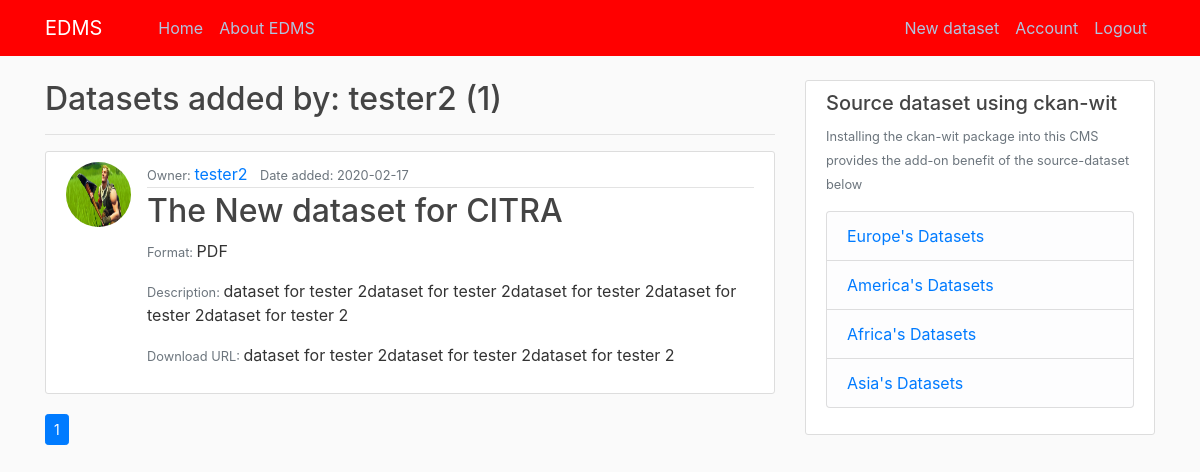
Page /user/tester2 (signed in) on the committed database.
### edms/models.py (models this page shows, shortened)
class User(db.Model, UserMixin):
    id = db.Column(db.Integer, primary_key=True)
    username = db.Column(db.String(50), unique=True, nullable=False)
    email = db.Column(db.String(120), unique=True, nullable=False)
    user_avatar = db.Column(db.String(30), nullable=False, default='default.jpg')
    password = db.Column(db.String(70), nullable=False)
    datasets = db.relationship('Dataset', backref='owner', lazy=True)

class Dataset(db.Model):
    id = db.Column(db.Integer, primary_key=True)
    name_or_title = db.Column(db.String(120), nullable=False)
    distribution_license = db.Column(db.String(30), nullable=False)
    format = db.Column(db.String(30), nullable=False)
    description = db.Column(db.Text, nullable=False)
    download_url = db.Column(db.Text, nullable=False)
    date_added = db.Column(db.DateTime, nullable=False, default=datetime.utcnow)
    user_id = db.Column(db.Integer, db.ForeignKey('user.id'), nullable=False)

### edms/users/routes.py (the view)
@users.route('/user/<string:username>')
def user_datasets(username):
    page = request.args.get('page', 1, type=int)
    user = User.query.filter_by(username=username).first_or_404()
    datasets = Dataset.query.filter_by(owner=user)\
        .order_by(Dataset.date_added.desc())\
        .paginate(page=page, per_page=1)
    return render_template('pages/user_datasets.html', datasets=datasets, user=user)

### edms/models.py (called while the page is built)
@login_manager.user_loader
def load_user(user_id):
    return User.query.get(int(user_id))

### edms/templates/pages/user_datasets.html
{% extends 'base.html' %}
{% block content %}
    <h2 class="mb-3">Datasets added by: {{ user.username }} ({{ datasets.total }}) </h2>
    <hr>
    {% for dataset in datasets.items %}
        <article class="media content-section">
            <img src="{{ url_for('static', filename='img/'+ dataset.owner.user_avatar) }}" alt="" class="rounded-circle article-img">
          <div class="media-body">
            <div class="article-metadata">
                <small class="text-muted"> Owner: </small>
                <a class="mr-2" href="{{url_for('users.user_datasets', username=dataset.owner.username)}}"> {{ dataset.owner.username }}</a>
                <small class="text-muted">Date added: {{ dataset.date_added.strftime('%Y-%m-%d') }}</small>
            </div>
            <h2><a class="article-title" href="{{ url_for('datasets.dataset_details', dataset_id=dataset.id) }}">{{ dataset.name_or_title }}</a></h2>
              <p class="article-content"><small class="text-muted">Format: </small> {{ dataset.format }}</p>
              <p class="article-content"><small class="text-muted">Description: </small> {{ dataset.description }}</p>
              <p class="article-content"><small class="text-muted">Download URL: </small> {{ dataset.download_url }}</p>
          </div>
        </article>
    {% endfor %}
    {% for page_number in datasets.iter_pages(left_edge=1, right_edge=1, left_current=1, right_current=2) %}
        {% if page_number %}
            {% if datasets.page == page_number %}
                <a href="{{ url_for('users.user_datasets', username=user.username, page=page_number) }}"
                   class="btn btn-primary btn-sm mb-4">{{ page_number }}</a>
            {% else %}
                <a href="{{ url_for('users.user_datasets', username=user.username, page=page_number) }}"
                   class="btn btn-outline-primary btn-sm mb-4">{{ page_number }}</a>
            {% endif %}
        {% else %}
            ...
        {% endif %}
    {% endfor %}
{% endblock content %}

### edms/static/custom_styles.css (style rules this page uses)
html { height: 100%; margin: 0; }
body { background: #fafafa; color: #333333; padding: 0; margin-top: 5rem; }
h1, h2, h3, h4, h5, h6 { color: #444444; }
.content-section { background: #ffffff; padding: 10px 20px; border: 1px solid #dddddd; border-radius: 3px; margin-bottom: 20px; }
.article-title { color: #444444; }
.article-content { white-space: pre-line; }
.article-img { height: 65px; width: 65px; margin-right: 16px; }
.article-metadata { padding-bottom: 1px; margin-bottom: 4px; border-bottom: 1px solid #e3e3e3 }

### rows in the picture
User: username "tester2"
Dataset: user_avatar (placeholder picture), owner.username "tester2", date_added "2020-02-17", name_or_title "The New dataset for CITRA", format "PDF", description "dataset for tester 2dataset for tester 2dataset for tester 2dataset for tester 2dataset for tester 2", download_url "dataset for tester 2dataset for tester 2dataset for tester 2"

### other values in the picture
{{ datasets.total }} "1"
{{ page_number }} "1"
